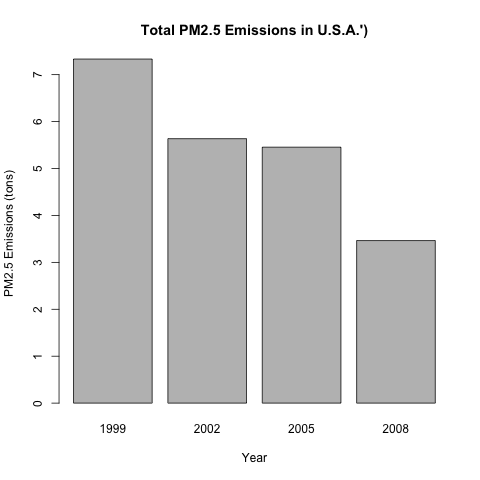

R code for this plot:
# Load libraries
library(dplyr)
library(magrittr)

# Source functions
sapply(list.files("./src", full.names = TRUE), source)

# Define Variables
url = "https://d396qusza40orc.cloudfront.net/exdata%2Fdata%2FNEI_data.zip"
target.folder = "./data"

# Load data
df.list <- load_data(url, target.folder)  # Check ./src/load_data.R

# Aggregate
emissions.by.year <- df.list$emissions %>%
  group_by(year) %>%
  summarize(emissions.by.year = sum(Emissions, na.rm = TRUE))

# Plot
png("plot1.png",width=480,height=480,units="px",bg="transparent")

barplot(
  (emissions.by.year$emissions.by.year)/10^6,
  names.arg = emissions.by.year$year,
  xlab="Year",
  ylab="PM2.5 Emissions (tons)",
  main="Total PM2.5 Emissions in U.S.A.')"
)

dev.off()
